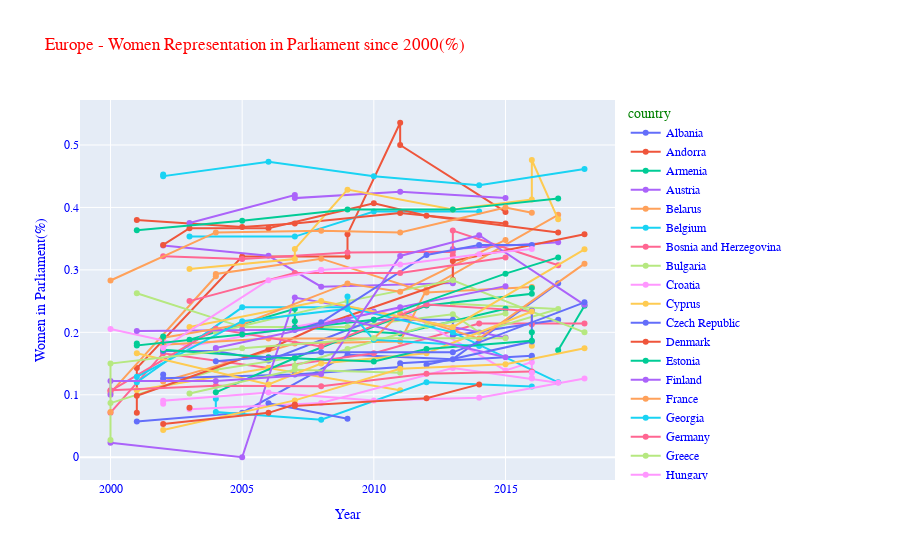

Notebook code for this chart:
### Code cell
# select region for Europe
df_eur = df.query("(chamber_type != 'upper') and (year >= 2000) and (region == 'EUR')")
# plot percentage throught the years by country
plot_perc_years(df_eur, 'Europe - Women Representation in Parliament since 2000(%)')

### Figure 1 — Plotly figure (JSON) as saved in the notebook; plotly's stock layout.template omitted (floating-point values rounded to 4 significant figures)
{"data": [{"hovertemplate": "country=Albania<br>Year=%{x}<br>Women in Parliament(%)=%{y}<extra></extra>", "legendgroup": "Albania", "line": {"color": "#636efa", "dash": "solid"}, "marker": {"symbol": "circle"}, "mode": "lines+markers", "name": "Albania", "orientation": "v", "showlegend": true, "type": "scatter", "x": [2001, 2005, 2009, 2013, 2017], "xaxis": "x", "y": [0.05713, 0.0714, 0.1643, 0.1571, 0.2786], "yaxis": "y"}, {"hovertemplate": "country=Andorra<br>Year=%{x}<br>Women in Parliament(%)=%{y}<extra></extra>", "legendgroup": "Andorra", "line": {"color": "#EF553B", "dash": "solid"}, "marker": {"symbol": "circle"}, "mode": "lines+markers", "name": "Andorra", "orientation": "v", "showlegend": true, "type": "scatter", "x": [2001, 2001, 2005, 2009, 2009, 2011, 2011, 2015], "xaxis": "x", "y": [0.0714, 0.1428, 0.3215, 0.3215, 0.3572, 0.5356, 0.5, 0.3928], "yaxis": "y"}, {"hovertemplate": "country=Armenia<br>Year=%{x}<br>Women in Parliament(%)=%{y}<extra></extra>", "legendgroup": "Armenia", "line": {"color": "#00cc96", "dash": "solid"}, "marker": {"symbol": "circle"}, "mode": "lines+markers", "name": "Armenia", "orientation": "v", "showlegend": true, "type": "scatter", "x": [2017, 2018], "xaxis": "x", "y": [0.1714, 0.2424], "yaxis": "y"}, {"hovertemplate": "country=Austria<br>Year=%{x}<br>Women in Parliament(%)=%{y}<extra></extra>", "legendgroup": "Austria", "line": {"color": "#ab63fa", "dash": "solid"}, "marker": {"symbol": "circle"}, "mode": "lines+markers", "name": "Austria", "orientation": "v", "showlegend": true, "type": "scatter", "x": [2002, 2006, 2008, 2013, 2013, 2017], "xaxis": "x", "y": [0.3389, 0.3225, 0.2732, 0.2788, 0.3333, 0.3442], "yaxis": "y"}, {"hovertemplate": "country=Belarus<br>Year=%{x}<br>Women in Parliament(%)=%{y}<extra></extra>", "legendgroup": "Belarus", "line": {"color": "#FFA15A", "dash": "solid"}, "marker": {"symbol": "circle"}, "mode": "lines+markers", "name": "Belarus", "orientation": "v", "showlegend": true, "type": "scatter", "x": [2000, 2004, 2004, 2008, 2012, 2016], "xaxis": "x", "y": [0.1031, 0.2898, 0.2935, 0.318, 0.2637, 0.2727], "yaxis": "y"}, {"hovertemplate": "country=Belgium<br>Year=%{x}<br>Women in Parliament(%)=%{y}<extra></extra>", "legendgroup": "Belgium", "line": {"color": "#19d3f3", "dash": "solid"}, "marker": {"symbol": "circle"}, "mode": "lines+markers", "name": "Belgium", "orientation": "v", "showlegend": true, "type": "scatter", "x": [2003, 2007, 2010, 2014], "xaxis": "x", "y": [0.3533, 0.3533, 0.3933, 0.3933], "yaxis": "y"}, {"hovertemplate": "country=Bosnia and Herzegovina<br>Year=%{x}<br>Women in Parliament(%)=%{y}<extra></extra>", "legendgroup": "Bosnia and Herzegovina", "line": {"color": "#FF6692", "dash": "solid"}, "marker": {"symbol": "circle"}, "mode": "lines+markers", "name": "Bosnia and Herzegovina", "orientation": "v", "showlegend": true, "type": "scatter", "x": [2000, 2002, 2006, 2010, 2014, 2018], "xaxis": "x", "y": [0.0714, 0.1666, 0.1428, 0.1666, 0.2142, 0.2142], "yaxis": "y"}, {"hovertemplate": "country=Bulgaria<br>Year=%{x}<br>Women in Parliament(%)=%{y}<extra></extra>", "legendgroup": "Bulgaria", "line": {"color": "#B6E880", "dash": "solid"}, "marker": {"symbol": "circle"}, "mode": "lines+markers", "name": "Bulgaria", "orientation": "v", "showlegend": true, "type": "scatter", "x": [2001, 2005, 2009, 2013, 2014, 2017, 2013], "xaxis": "x", "y": [0.2625, 0.2084, 0.2084, 0.2291, 0.2, 0.2375, 0.2458], "yaxis": "y"}, {"hovertemplate": "country=Croatia<br>Year=%{x}<br>Women in Parliament(%)=%{y}<extra></extra>", "legendgroup": "Croatia", "line": {"color": "#FF97FF", "dash": "solid"}, "marker": {"symbol": "circle"}, "mode": "lines+markers", "name": "Croatia", "orientation": "v", "showlegend": true, "type": "scatter", "x": [2000, 2003, 2007, 2011, 2015, 2016, 2016], "xaxis": "x", "y": [0.2053, 0.1776, 0.2091, 0.2384, 0.139, 0.1523, 0.1259], "yaxis": "y"}, {"hovertemplate": "country=Cyprus<br>Year=%{x}<br>Women in Parliament(%)=%{y}<extra></extra>", "legendgroup": "Cyprus", "line": {"color": "#FECB52", "dash": "solid"}, "marker": {"symbol": "circle"}, "mode": "lines+markers", "name": "Cyprus", "orientation": "v", "showlegend": true, "type": "scatter", "x": [2001, 2006, 2011, 2016, 2016, 2016], "xaxis": "x", "y": [0.1071, 0.1428, 0.1071, null, null, 0.1786], "yaxis": "y"}, {"hovertemplate": "country=Czech Republic<br>Year=%{x}<br>Women in Parliament(%)=%{y}<extra></extra>", "legendgroup": "Czech Republic", "line": {"color": "#636efa", "dash": "solid"}, "marker": {"symbol": "circle"}, "mode": "lines+markers", "name": "Czech Republic", "orientation": "v", "showlegend": true, "type": "scatter", "x": [2002, 2004, 2006, 2010, 2013, 2013, 2017], "xaxis": "x", "y": [0.17, 0.17, 0.155, 0.22, 0.22, 0.195, 0.22], "yaxis": "y"}, {"hovertemplate": "country=Denmark<br>Year=%{x}<br>Women in Parliament(%)=%{y}<extra></extra>", "legendgroup": "Denmark", "line": {"color": "#EF553B", "dash": "solid"}, "marker": {"symbol": "circle"}, "mode": "lines+markers", "name": "Denmark", "orientation": "v", "showlegend": true, "type": "scatter", "x": [2001, 2005, 2007, 2011, 2015], "xaxis": "x", "y": [0.38, 0.3687, 0.3743, 0.391, 0.3743], "yaxis": "y"}, {"hovertemplate": "country=Estonia<br>Year=%{x}<br>Women in Parliament(%)=%{y}<extra></extra>", "legendgroup": "Estonia", "line": {"color": "#00cc96", "dash": "solid"}, "marker": {"symbol": "circle"}, "mode": "lines+markers", "name": "Estonia", "orientation": "v", "showlegend": true, "type": "scatter", "x": [2003, 2007, 2007, 2007, 2011, 2015], "xaxis": "x", "y": [0.1881, 0.2377, 0.2178, 0.2079, 0.198, 0.2377], "yaxis": "y"}, {"hovertemplate": "country=Finland<br>Year=%{x}<br>Women in Parliament(%)=%{y}<extra></extra>", "legendgroup": "Finland", "line": {"color": "#ab63fa", "dash": "solid"}, "marker": {"symbol": "circle"}, "mode": "lines+markers", "name": "Finland", "orientation": "v", "showlegend": true, "type": "scatter", "x": [2003, 2007, 2007, 2011, 2015], "xaxis": "x", "y": [0.375, 0.42, 0.415, 0.425, 0.415], "yaxis": "y"}, {"hovertemplate": "country=France<br>Year=%{x}<br>Women in Parliament(%)=%{y}<extra></extra>", "legendgroup": "France", "line": {"color": "#FFA15A", "dash": "solid"}, "marker": {"symbol": "circle"}, "mode": "lines+markers", "name": "France", "orientation": "v", "showlegend": true, "type": "scatter", "x": [2002, 2002, 2007, 2011, 2012, 2017], "xaxis": "x", "y": [0.1231, 0.1213, 0.182, 0.1854, 0.2686, 0.3882], "yaxis": "y"}, {"hovertemplate": "country=Georgia<br>Year=%{x}<br>Women in Parliament(%)=%{y}<extra></extra>", "legendgroup": "Georgia", "line": {"color": "#19d3f3", "dash": "solid"}, "marker": {"symbol": "circle"}, "mode": "lines+markers", "name": "Georgia", "orientation": "v", "showlegend": true, "type": "scatter", "x": [2004, 2004, 2008, 2012, 2016, 2016, 2016], "xaxis": "x", "y": [0.0936, 0.0723, 0.06, 0.12, 0.1133, null, 0.16], "yaxis": "y"}, {"hovertemplate": "country=Germany<br>Year=%{x}<br>Women in Parliament(%)=%{y}<extra></extra>", "legendgroup": "Germany", "line": {"color": "#FF6692", "dash": "solid"}, "marker": {"symbol": "circle"}, "mode": "lines+markers", "name": "Germany", "orientation": "v", "showlegend": true, "type": "scatter", "x": [2002, 2005, 2009, 2013, 2013, 2013, 2017], "xaxis": "x", "y": [0.3218, 0.3176, 0.328, 0.329, 0.3232, 0.363, 0.3074], "yaxis": "y"}, {"hovertemplate": "country=Greece<br>Year=%{x}<br>Women in Parliament(%)=%{y}<extra></extra>", "legendgroup": "Greece", "line": {"color": "#B6E880", "dash": "solid"}, "marker": {"symbol": "circle"}, "mode": "lines+markers", "name": "Greece", "orientation": "v", "showlegend": true, "type": "scatter", "x": [2000, 2004, 2007, 2007, 2009, 2012, 2015], "xaxis": "x", "y": [0.0867, 0.14, 0.16, 0.1466, 0.1733, 0.21, 0.23], "yaxis": "y"}, {"hovertemplate": "country=Hungary<br>Year=%{x}<br>Women in Parliament(%)=%{y}<extra></extra>", "legendgroup": "Hungary", "line": {"color": "#FF97FF", "dash": "solid"}, "marker": {"symbol": "circle"}, "mode": "lines+markers", "name": "Hungary", "orientation": "v", "showlegend": true, "type": "scatter", "x": [2002, 2002, 2006, 2010, 2014, 2018], "xaxis": "x", "y": [0.0855, 0.09045, 0.1036, 0.0907, 0.09546, 0.126], "yaxis": "y"}, {"hovertemplate": "country=Iceland<br>Year=%{x}<br>Women in Parliament(%)=%{y}<extra></extra>", "legendgroup": "Iceland", "line": {"color": "#FECB52", "dash": "solid"}, "marker": {"symbol": "circle"}, "mode": "lines+markers", "name": "Iceland", "orientation": "v", "showlegend": true, "type": "scatter", "x": [2003, 2007, 2007, 2009, 2013, 2016, 2016, 2017], "xaxis": "x", "y": [0.3015, 0.3174, 0.3333, 0.4285, 0.3967, 0.4126, 0.476, 0.3809], "yaxis": "y"}, {"hovertemplate": "country=Ireland<br>Year=%{x}<br>Women in Parliament(%)=%{y}<extra></extra>", "legendgroup": "Ireland", "line": {"color": "#636efa", "dash": "solid"}, "marker": {"symbol": "circle"}, "mode": "lines+markers", "name": "Ireland", "orientation": "v", "showlegend": true, "type": "scatter", "x": [2002, 2002, 2007, 2011, 2011, 2016], "xaxis": "x", "y": [0.1326, 0.1265, 0.1326, 0.1445, 0.1506, 0.1626], "yaxis": "y"}, {"hovertemplate": "country=Italy<br>Year=%{x}<br>Women in Parliament(%)=%{y}<extra></extra>", "legendgroup": "Italy", "line": {"color": "#EF553B", "dash": "solid"}, "marker": {"symbol": "circle"}, "mode": "lines+markers", "name": "Italy", "orientation": "v", "showlegend": true, "type": "scatter", "x": [2001, 2006, 2008, 2013, 2013, 2018], "xaxis": "x", "y": [0.0984, 0.173, 0.2114, 0.2842, 0.3142, 0.357], "yaxis": "y"}, {"hovertemplate": "country=Kazakhstan<br>Year=%{x}<br>Women in Parliament(%)=%{y}<extra></extra>", "legendgroup": "Kazakhstan", "line": {"color": "#00cc96", "dash": "solid"}, "marker": {"symbol": "circle"}, "mode": "lines+markers", "name": "Kazakhstan", "orientation": "v", "showlegend": true, "type": "scatter", "x": [2004, 2007, 2012, 2016, 2016], "xaxis": "x", "y": [0.1039, 0.1589, 0.243, 0.2617, 0.271], "yaxis": "y"}, {"hovertemplate": "country=Kyrgyzstan<br>Year=%{x}<br>Women in Parliament(%)=%{y}<extra></extra>", "legendgroup": "Kyrgyzstan", "line": {"color": "#ab63fa", "dash": "solid"}, "marker": {"symbol": "circle"}, "mode": "lines+markers", "name": "Kyrgyzstan", "orientation": "v", "showlegend": true, "type": "scatter", "x": [2000, 2005, 2007, 2010, 2015], "xaxis": "x", "y": [0.02325, 0, 0.2556, 0.2333, 0.1917], "yaxis": "y"}, {"hovertemplate": "country=Latvia<br>Year=%{x}<br>Women in Parliament(%)=%{y}<extra></extra>", "legendgroup": "Latvia", "line": {"color": "#FFA15A", "dash": "solid"}, "marker": {"symbol": "circle"}, "mode": "lines+markers", "name": "Latvia", "orientation": "v", "showlegend": true, "type": "scatter", "x": [2002, 2006, 2010, 2011, 2014, 2018], "xaxis": "x", "y": [0.18, 0.19, 0.19, 0.23, 0.19, 0.31], "yaxis": "y"}, {"hovertemplate": "country=Liechtenstein<br>Year=%{x}<br>Women in Parliament(%)=%{y}<extra></extra>", "legendgroup": "Liechtenstein", "line": {"color": "#19d3f3", "dash": "solid"}, "marker": {"symbol": "circle"}, "mode": "lines+markers", "name": "Liechtenstein", "orientation": "v", "showlegend": true, "type": "scatter", "x": [2001, 2005, 2009, 2013, 2017], "xaxis": "x", "y": [0.12, 0.24, 0.24, 0.2, 0.12], "yaxis": "y"}, {"hovertemplate": "country=Lithuania<br>Year=%{x}<br>Women in Parliament(%)=%{y}<extra></extra>", "legendgroup": "Lithuania", "line": {"color": "#FF6692", "dash": "solid"}, "marker": {"symbol": "circle"}, "mode": "lines+markers", "name": "Lithuania", "orientation": "v", "showlegend": true, "type": "scatter", "x": [2000, 2004, 2008, 2012, 2016, 2016], "xaxis": "x", "y": [0.1064, 0.2057, 0.1772, 0.2446, 0.234, 0.2128], "yaxis": "y"}, {"hovertemplate": "country=Luxembourg<br>Year=%{x}<br>Women in Parliament(%)=%{y}<extra></extra>", "legendgroup": "Luxembourg", "line": {"color": "#B6E880", "dash": "solid"}, "marker": {"symbol": "circle"}, "mode": "lines+markers", "name": "Luxembourg", "orientation": "v", "showlegend": true, "type": "scatter", "x": [2004, 2009, 2013, 2018], "xaxis": "x", "y": [0.2, 0.25, 0.2834, 0.2], "yaxis": "y"}, {"hovertemplate": "country=Malta<br>Year=%{x}<br>Women in Parliament(%)=%{y}<extra></extra>", "legendgroup": "Malta", "line": {"color": "#FF97FF", "dash": "solid"}, "marker": {"symbol": "circle"}, "mode": "lines+markers", "name": "Malta", "orientation": "v", "showlegend": true, "type": "scatter", "x": [2003, 2008, 2013, 2017], "xaxis": "x", "y": [0.0769, 0.087, 0.1428, 0.1194], "yaxis": "y"}, {"hovertemplate": "country=Monaco<br>Year=%{x}<br>Women in Parliament(%)=%{y}<extra></extra>", "legendgroup": "Monaco", "line": {"color": "#FECB52", "dash": "solid"}, "marker": {"symbol": "circle"}, "mode": "lines+markers", "name": "Monaco", "orientation": "v", "showlegend": true, "type": "scatter", "x": [2003, 2008, 2013, 2018], "xaxis": "x", "y": [0.2084, 0.25, 0.2084, 0.333], "yaxis": "y"}, {"hovertemplate": "country=Montenegro<br>Year=%{x}<br>Women in Parliament(%)=%{y}<extra></extra>", "legendgroup": "Montenegro", "line": {"color": "#636efa", "dash": "solid"}, "marker": {"symbol": "circle"}, "mode": "lines+markers", "name": "Montenegro", "orientation": "v", "showlegend": true, "type": "scatter", "x": [2006, 2009, 2009, 2012, 2016, 2016], "xaxis": "x", "y": [0.0864, 0.06174, null, 0.1482, 0.1852, 0.2346], "yaxis": "y"}, {"hovertemplate": "country=Netherlands<br>Year=%{x}<br>Women in Parliament(%)=%{y}<extra></extra>", "legendgroup": "Netherlands", "line": {"color": "#EF553B", "dash": "solid"}, "marker": {"symbol": "circle"}, "mode": "lines+markers", "name": "Netherlands", "orientation": "v", "showlegend": true, "type": "scatter", "x": [2002, 2003, 2006, 2010, 2012, 2017], "xaxis": "x", "y": [0.34, 0.3667, 0.3667, 0.4067, 0.3867, 0.36], "yaxis": "y"}, {"hovertemplate": "country=Norway<br>Year=%{x}<br>Women in Parliament(%)=%{y}<extra></extra>", "legendgroup": "Norway", "line": {"color": "#00cc96", "dash": "solid"}, "marker": {"symbol": "circle"}, "mode": "lines+markers", "name": "Norway", "orientation": "v", "showlegend": true, "type": "scatter", "x": [2001, 2005, 2009, 2013, 2017], "xaxis": "x", "y": [0.3635, 0.3787, 0.3965, 0.3965, 0.4143], "yaxis": "y"}, {"hovertemplate": "country=Poland<br>Year=%{x}<br>Women in Parliament(%)=%{y}<extra></extra>", "legendgroup": "Poland", "line": {"color": "#ab63fa", "dash": "solid"}, "marker": {"symbol": "circle"}, "mode": "lines+markers", "name": "Poland", "orientation": "v", "showlegend": true, "type": "scatter", "x": [2001, 2005, 2007, 2011, 2015], "xaxis": "x", "y": [0.2021, 0.2043, 0.2043, 0.2402, 0.274], "yaxis": "y"}, {"hovertemplate": "country=Portugal<br>Year=%{x}<br>Women in Parliament(%)=%{y}<extra></extra>", "legendgroup": "Portugal", "line": {"color": "#FFA15A", "dash": "solid"}, "marker": {"symbol": "circle"}, "mode": "lines+markers", "name": "Portugal", "orientation": "v", "showlegend": true, "type": "scatter", "x": [2002, 2005, 2009, 2011, 2015], "xaxis": "x", "y": [0.1913, 0.213, 0.2783, 0.2651, 0.348], "yaxis": "y"}, {"hovertemplate": "country=Republic of Moldova<br>Year=%{x}<br>Women in Parliament(%)=%{y}<extra></extra>", "legendgroup": "Republic of Moldova", "line": {"color": "#19d3f3", "dash": "solid"}, "marker": {"symbol": "circle"}, "mode": "lines+markers", "name": "Republic of Moldova", "orientation": "v", "showlegend": true, "type": "scatter", "x": [2001, 2005, 2009, 2009, 2009, 2010, 2014], "xaxis": "x", "y": [0.1287, 0.2178, 0.2377, 0.2573, 0.2377, 0.1881, 0.1782], "yaxis": "y"}, {"hovertemplate": "country=Romania<br>Year=%{x}<br>Women in Parliament(%)=%{y}<extra></extra>", "legendgroup": "Romania", "line": {"color": "#FF6692", "dash": "solid"}, "marker": {"symbol": "circle"}, "mode": "lines+markers", "name": "Romania", "orientation": "v", "showlegend": true, "type": "scatter", "x": [2000, 2004, 2008, 2012, 2016], "xaxis": "x", "y": [0.1072, 0.1144, 0.1138, 0.1335, 0.1372], "yaxis": "y"}, {"hovertemplate": "country=Russia<br>Year=%{x}<br>Women in Parliament(%)=%{y}<extra></extra>", "legendgroup": "Russia", "line": {"color": "#B6E880", "dash": "solid"}, "marker": {"symbol": "circle"}, "mode": "lines+markers", "name": "Russia", "orientation": "v", "showlegend": true, "type": "scatter", "x": [2003, 2007, 2011], "xaxis": "x", "y": [0.1022, 0.14, 0.1355], "yaxis": "y"}, {"hovertemplate": "country=Russian Federation<br>Year=%{x}<br>Women in Parliament(%)=%{y}<extra></extra>", "legendgroup": "Russian Federation", "line": {"color": "#FF97FF", "dash": "solid"}, "marker": {"symbol": "circle"}, "mode": "lines+markers", "name": "Russian Federation", "orientation": "v", "showlegend": true, "type": "scatter", "x": [2016, 2016], "xaxis": "x", "y": [0.1355, 0.1267], "yaxis": "y"}, {"hovertemplate": "country=San Marino<br>Year=%{x}<br>Women in Parliament(%)=%{y}<extra></extra>", "legendgroup": "San Marino", "line": {"color": "#FECB52", "dash": "solid"}, "marker": {"symbol": "circle"}, "mode": "lines+markers", "name": "San Marino", "orientation": "v", "showlegend": true, "type": "scatter", "x": [2001, 2006, 2008, 2012, 2016], "xaxis": "x", "y": [0.1666, 0.1166, 0.15, 0.1666, 0.2333], "yaxis": "y"}, {"hovertemplate": "country=Serbia<br>Year=%{x}<br>Women in Parliament(%)=%{y}<extra></extra>", "legendgroup": "Serbia", "line": {"color": "#636efa", "dash": "solid"}, "marker": {"symbol": "circle"}, "mode": "lines+markers", "name": "Serbia", "orientation": "v", "showlegend": true, "type": "scatter", "x": [2007, 2008, 2012, 2014, 2016], "xaxis": "x", "y": [0.204, 0.216, 0.324, 0.34, 0.34], "yaxis": "y"}, {"hovertemplate": "country=Serbia and Montenegro<br>Year=%{x}<br>Women in Parliament(%)=%{y}<extra></extra>", "legendgroup": "Serbia and Montenegro", "line": {"color": "#EF553B", "dash": "solid"}, "marker": {"symbol": "circle"}, "mode": "lines+markers", "name": "Serbia and Montenegro", "orientation": "v", "showlegend": true, "type": "scatter", "x": [2003], "xaxis": "x", "y": [0.07935], "yaxis": "y"}, {"hovertemplate": "country=Slovakia<br>Year=%{x}<br>Women in Parliament(%)=%{y}<extra></extra>", "legendgroup": "Slovakia", "line": {"color": "#00cc96", "dash": "solid"}, "marker": {"symbol": "circle"}, "mode": "lines+markers", "name": "Slovakia", "orientation": "v", "showlegend": true, "type": "scatter", "x": [2002, 2002, 2006, 2010, 2012, 2016, 2016], "xaxis": "x", "y": [0.1934, 0.1722, 0.16, 0.1533, 0.1733, 0.1866, 0.2], "yaxis": "y"}, {"hovertemplate": "country=Slovenia<br>Year=%{x}<br>Women in Parliament(%)=%{y}<extra></extra>", "legendgroup": "Slovenia", "line": {"color": "#ab63fa", "dash": "solid"}, "marker": {"symbol": "circle"}, "mode": "lines+markers", "name": "Slovenia", "orientation": "v", "showlegend": true, "type": "scatter", "x": [2000, 2000, 2004, 2008, 2011, 2014, 2018], "xaxis": "x", "y": [0.1, 0.1222, 0.1222, 0.1333, 0.3223, 0.3555, 0.244], "yaxis": "y"}, {"hovertemplate": "country=Spain<br>Year=%{x}<br>Women in Parliament(%)=%{y}<extra></extra>", "legendgroup": "Spain", "line": {"color": "#FFA15A", "dash": "solid"}, "marker": {"symbol": "circle"}, "mode": "lines+markers", "name": "Spain", "orientation": "v", "showlegend": true, "type": "scatter", "x": [2000, 2004, 2008, 2011, 2015, 2016], "xaxis": "x", "y": [0.283, 0.36, 0.3628, 0.36, 0.4, 0.3914], "yaxis": "y"}, {"hovertemplate": "country=Sweden<br>Year=%{x}<br>Women in Parliament(%)=%{y}<extra></extra>", "legendgroup": "Sweden", "line": {"color": "#19d3f3", "dash": "solid"}, "marker": {"symbol": "circle"}, "mode": "lines+markers", "name": "Sweden", "orientation": "v", "showlegend": true, "type": "scatter", "x": [2002, 2002, 2006, 2010, 2014, 2018], "xaxis": "x", "y": [0.4526, 0.45, 0.473, 0.45, 0.4355, 0.4614], "yaxis": "y"}, {"hovertemplate": "country=Switzerland<br>Year=%{x}<br>Women in Parliament(%)=%{y}<extra></extra>", "legendgroup": "Switzerland", "line": {"color": "#FF6692", "dash": "solid"}, "marker": {"symbol": "circle"}, "mode": "lines+markers", "name": "Switzerland", "orientation": "v", "showlegend": true, "type": "scatter", "x": [2003, 2007, 2011, 2015], "xaxis": "x", "y": [0.25, 0.295, 0.295, 0.32], "yaxis": "y"}, {"hovertemplate": "country=Tajikistan<br>Year=%{x}<br>Women in Parliament(%)=%{y}<extra></extra>", "legendgroup": "Tajikistan", "line": {"color": "#B6E880", "dash": "solid"}, "marker": {"symbol": "circle"}, "mode": "lines+markers", "name": "Tajikistan", "orientation": "v", "showlegend": true, "type": "scatter", "x": [2000, 2000, 2005, 2010, 2015], "xaxis": "x", "y": [0.02762, 0.15, 0.1746, 0.1904, 0.1904], "yaxis": "y"}, {"hovertemplate": "country=The Former Yugoslav Republic of Macedonia<br>Year=%{x}<br>Women in Parliament(%)=%{y}<extra></extra>", "legendgroup": "The Former Yugoslav Republic of Macedonia", "line": {"color": "#FF97FF", "dash": "solid"}, "marker": {"symbol": "circle"}, "mode": "lines+markers", "name": "The Former Yugoslav Republic of Macedonia", "orientation": "v", "showlegend": true, "type": "scatter", "x": [2002, 2006, 2008, 2008, 2011, 2014, 2016], "xaxis": "x", "y": [0.175, 0.2834, 0.3, 0.3, 0.3088, 0.3252, 0.3333], "yaxis": "y"}, {"hovertemplate": "country=Turkey<br>Year=%{x}<br>Women in Parliament(%)=%{y}<extra></extra>", "legendgroup": "Turkey", "line": {"color": "#FECB52", "dash": "solid"}, "marker": {"symbol": "circle"}, "mode": "lines+markers", "name": "Turkey", "orientation": "v", "showlegend": true, "type": "scatter", "x": [2002, 2007, 2011, 2015, 2018], "xaxis": "x", "y": [0.04364, 0.09106, 0.1418, 0.149, 0.1744], "yaxis": "y"}, {"hovertemplate": "country=Turkmenistan<br>Year=%{x}<br>Women in Parliament(%)=%{y}<extra></extra>", "legendgroup": "Turkmenistan", "line": {"color": "#636efa", "dash": "solid"}, "marker": {"symbol": "circle"}, "mode": "lines+markers", "name": "Turkmenistan", "orientation": "v", "showlegend": true, "type": "scatter", "x": [2004, 2008, 2013, 2018], "xaxis": "x", "y": [0.1538, 0.168, 0.168, 0.248], "yaxis": "y"}, {"hovertemplate": "country=Ukraine<br>Year=%{x}<br>Women in Parliament(%)=%{y}<extra></extra>", "legendgroup": "Ukraine", "line": {"color": "#EF553B", "dash": "solid"}, "marker": {"symbol": "circle"}, "mode": "lines+markers", "name": "Ukraine", "orientation": "v", "showlegend": true, "type": "scatter", "x": [2002, 2006, 2007, 2007, 2012, 2014], "xaxis": "x", "y": [0.05334, 0.0711, 0.0845, 0.0822, 0.09436, 0.1166], "yaxis": "y"}, {"hovertemplate": "country=United Kingdom<br>Year=%{x}<br>Women in Parliament(%)=%{y}<extra></extra>", "legendgroup": "United Kingdom", "line": {"color": "#00cc96", "dash": "solid"}, "marker": {"symbol": "circle"}, "mode": "lines+markers", "name": "United Kingdom", "orientation": "v", "showlegend": true, "type": "scatter", "x": [2001, 2001, 2005, 2010, 2015, 2017], "xaxis": "x", "y": [0.1821, 0.1791, 0.1967, 0.22, 0.294, 0.32], "yaxis": "y"}, {"hovertemplate": "country=Uzbekistan<br>Year=%{x}<br>Women in Parliament(%)=%{y}<extra></extra>", "legendgroup": "Uzbekistan", "line": {"color": "#ab63fa", "dash": "solid"}, "marker": {"symbol": "circle"}, "mode": "lines+markers", "name": "Uzbekistan", "orientation": "v", "showlegend": true, "type": "scatter", "x": [2004, 2009, 2015], "xaxis": "x", "y": [0.175, 0.22, 0.16], "yaxis": "y"}, {"hovertemplate": "country=Yugoslavia (Federal Republic of)<br>Year=%{x}<br>Women in Parliament(%)=%{y}<extra></extra>", "legendgroup": "Yugoslavia (Federal Republic of)", "line": {"color": "#FFA15A", "dash": "solid"}, "marker": {"symbol": "circle"}, "mode": "lines+markers", "name": "Yugoslavia (Federal Republic of)", "orientation": "v", "showlegend": true, "type": "scatter", "x": [2000], "xaxis": "x", "y": [0.07245], "yaxis": "y"}], "layout": {"font": {"color": "blue", "family": "Courier New"}, "legend": {"title": {"font": {"color": "green"}, "text": "country"}, "tracegroupgap": 0}, "title": {"font": {"color": "red", "family": "Courier New"}, "text": "Europe - Women Representation in Parliament since 2000(%)"}, "xaxis": {"anchor": "y", "domain": [0, 1], "title": {"text": "Year"}}, "yaxis": {"anchor": "x", "domain": [0, 1], "title": {"text": "Women in Parliament(%)"}}}}
